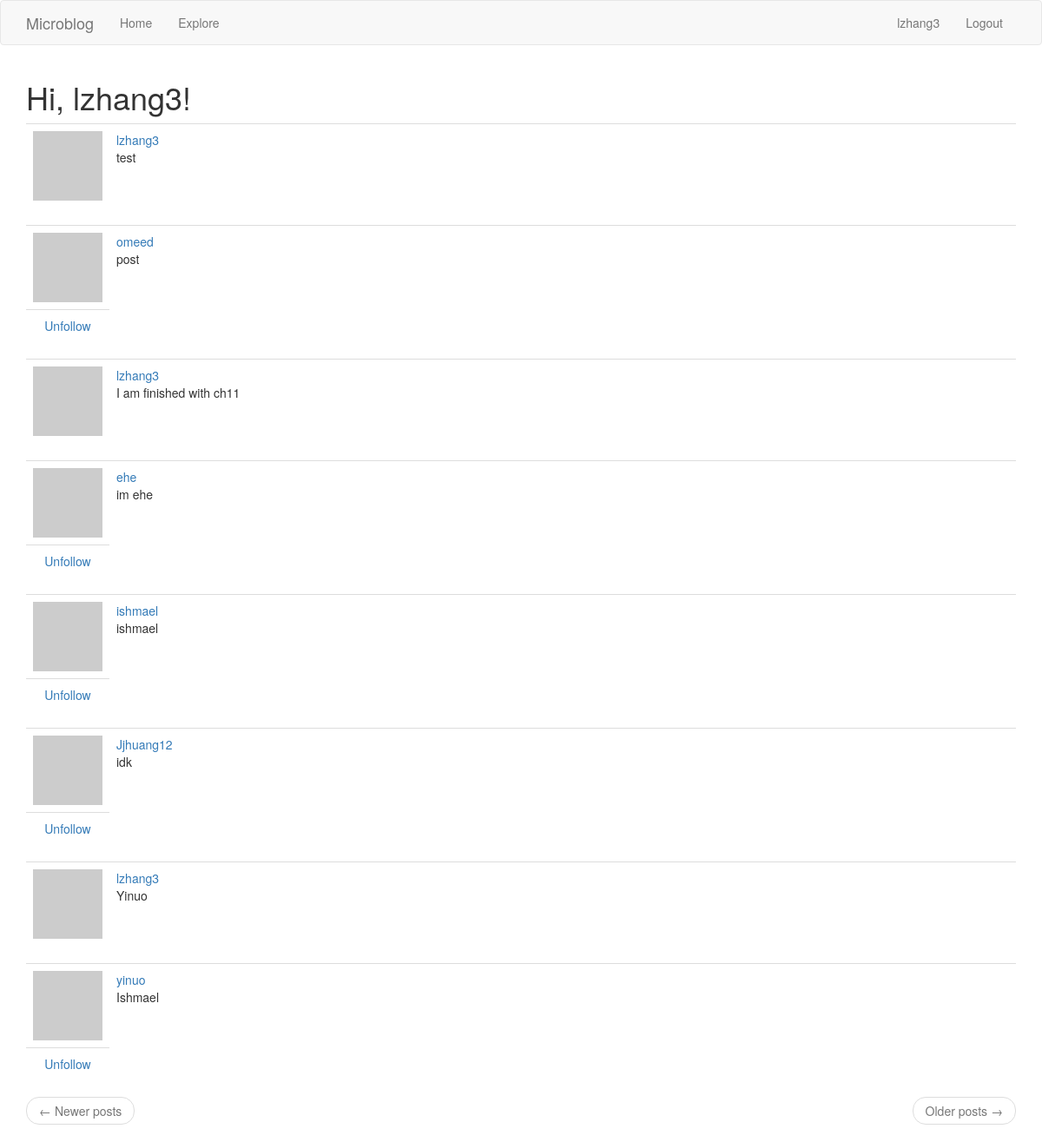
Page /explore (signed in) on the committed database.
### app/models.py (models this page shows, shortened)
class User(UserMixin, db.Model):
    id = db.Column(db.Integer, primary_key=True)
    username = db.Column(db.String(64), index=True, unique=True)
    email = db.Column(db.String(120), index=True, unique=True)
    password_hash = db.Column(db.String(128))
    posts = db.relationship('Post', backref='author', lazy='dynamic')
    about_me = db.Column(db.String(140))
    last_seen = db.Column(db.DateTime, default=datetime.utcnow)
    followed = db.relationship(
        'User', secondary=followers,
        primaryjoin=(followers.c.follower_id == id),
        secondaryjoin=(followers.c.followed_id == id),
        backref=db.backref('followers', lazy='dynamic'), lazy='dynamic')
    def avatar(self, size):
        digest = md5(self.email.lower().encode('utf-8')).hexdigest()
        return 'https://www.gravatar.com/avatar/{}?d=identicon&s={}'.format(
            digest, size)
    def is_following(self, user):
        return self.followed.filter(
            followers.c.followed_id == user.id).count() > 0

class Post(db.Model):
    id = db.Column(db.Integer, primary_key=True)
    body = db.Column(db.String(140))
    timestamp = db.Column(db.DateTime, index=True, default=datetime.utcnow)
    user_id = db.Column(db.Integer, db.ForeignKey('user.id'))

### app/routes.py (the view)
@app.route('/explore')
@login_required
def explore():
    page = request.args.get('page', 1, type=int)
    posts = Post.query.order_by(Post.timestamp.desc()).paginate(
        page, app.config['POSTS_PER_PAGE'], False)
    next_url = url_for('explore', page=posts.next_num) \
        if posts.has_next else None
    prev_url = url_for('explore', page=posts.prev_num) \
        if posts.has_prev else None
    return render_template('index.html', title='Explore', posts=posts.items,
                           next_url=next_url, prev_url=prev_url)

### app/models.py (called while the page is built)
@login.user_loader
def load_user(id):
    return User.query.get(int(id))

### app/routes.py (called while the page is built)
@app.before_request
def before_request():
    if current_user.is_authenticated:
        current_user.last_seen = datetime.utcnow()
        db.session.commit()

### app/templates/index.html (shortened to what this page needs)
{% extends "base.html" %}
{% import 'bootstrap/wtf.html' as wtf %}
{% block app_content %}
    <h1>Hi, {{ current_user.username }}!</h1>
    {% for post in posts %}
        {% include '_post.html' %}
    {% endfor %}
    <nav aria-label="...">
        <ul class="pager">
            <li class="previous{% if not prev_url %} disabled{% endif %}">
                <a href="{{ prev_url or '#' }}">
                    <span aria-hidden="true">&larr;</span> Newer posts
                </a>
            </li>
            <li class="next{% if not next_url %} disabled{% endif %}">
                <a href="{{ next_url or '#' }}">
                    Older posts <span aria-hidden="true">&rarr;</span>
                </a>
            </li>
        </ul>
    </nav>
{% endblock %}

### app/templates/base.html (shortened to what this page needs)
{% extends 'bootstrap/base.html' %}
{% block navbar %}
    <nav class="navbar navbar-default">
        <div class="container">
            <div class="navbar-header">
                <a class="navbar-brand" href="{{ url_for('index') }}">Microblog</a>
            </div>
            <div class="collapse navbar-collapse" id="bs-example-navbar-collapse-1">
                <ul class="nav navbar-nav">
                    <li><a href="{{ url_for('index') }}">Home</a></li>
                    <li><a href="{{ url_for('explore') }}">Explore</a></li>
                </ul>
                <ul class="nav navbar-nav navbar-right">
                    {% if current_user.is_anonymous %}
                    <li><a href="{{ url_for('login') }}">Login</a></li>
                    <li><a href="{{ url_for('register') }}">Create Account</a></li>
                    {% else %}
                    <li><a href="{{ url_for('user', username=current_user.username) }}">{{current_user.username}}</a></li>
                    <li><a href="{{ url_for('logout') }}">Logout</a></li>
                    {% endif %}
                </ul>
            </div>
        </div>
    </nav>
{% endblock %}
{% block content %}
    <div class="container">
        {% block app_content %}{% endblock %}
    </div>
{% endblock %}

### app/templates/_post.html
    <table class="table table-hover">
        <tr>
            <td width="70px">
                <a href="{{ url_for('user', username=post.author.username) }}">
                    <img src="{{ post.author.avatar(70) }}" />
                </a>
            </td>
            <td>
                <a href="{{ url_for('user', username=post.author.username) }}">
                    {{ post.author.username }}
                </a>
                <br>
                {{ post.body }}
            </td>
        </tr>
    {% if post.author != current_user %}
    <tr>
        <td class="text-center">
            {% if current_user.is_following(post.author) %}
            <a href="{{ url_for('unfollow', username=post.author.username) }}">Unfollow</a>
            {% elif not current_user.is_following(post.author) %}
            <a href="{{ url_for('follow', username=post.author.username) }}">Follow</a>
            {% endif %}
        </td>
    </tr>
    {% endif %}
</table>

### rows in the picture
User: username "lzhang3"
Post: author.username "lzhang3", body "test"
Post: author.username "omeed", body "post"
Post: author.username "lzhang3", body "I am finished with ch11"
Post: author.username "ehe", body "im ehe"
Post: author.username "ishmael", body "ishmael"
Post: author.username "Jjhuang12", body "idk"
Post: author.username "lzhang3", body "Yinuo"
Post: author.username "yinuo", body "Ishmael"
